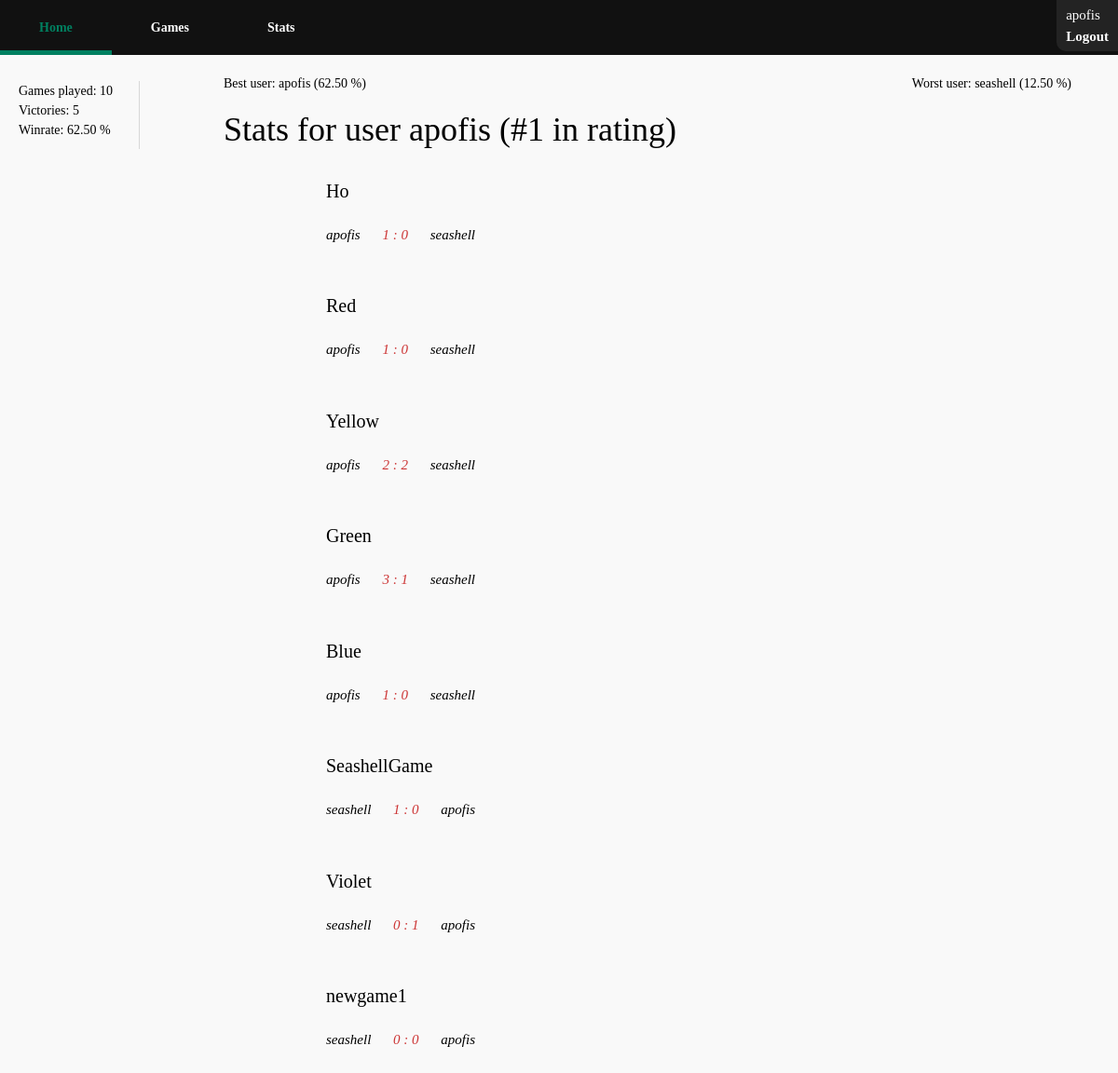
Screenshot of /stats/ (signed in) with the database file from the repository.
### testapp/models.py (models this page shows)
class Game(models.Model):
    isCompleted = models.BooleanField(default=False)
    isPublic = models.BooleanField()
    password = models.CharField(max_length=10, null=True)
    gameName = models.CharField(max_length=100, default='NoNameGame')
    ownerID = models.ForeignKey(User, on_delete=models.CASCADE, related_name='owner')
    secondPlayerID =models.ForeignKey(User, on_delete=models.SET_NULL, null=True, related_name='secondPlayer')
    winnerID = models.ForeignKey(User, on_delete=models.SET_NULL, null=True, related_name='winner')
    ownerScore = models.IntegerField(default=0)
    secondPlayerScore = models.IntegerField(default=0)

### userStatistics/views.py (the view)
# urls.py: path('', views.statsAll, name='Games Stats')
@login_required()
def statsAll(request):
    currentUser = request.user;
    games = Game.objects.filter(Q(ownerID = currentUser) | Q(secondPlayerID = currentUser) )
    wonGames = games.filter(winnerID=currentUser)
    users = User.objects.all()
    rating = list()
    for u in users:
        games1 = Game.objects.filter(isCompleted=True).filter(Q(ownerID=u) | Q(secondPlayerID=u))
        wins = games.filter(winnerID=u).count()
        if games1.count() > 0:
            item = (u, wins / games1.count())
            rating.append(item)
    rating.sort(key=(lambda i: i[1]), reverse=True)
    for r in rating:
        if r[0] == currentUser:
            currUserPlace = rating.index(r) + 1
    return render(
        request,'stats/statsAll.html', { 'currentUser': { 'username': currentUser.get_username,
                                                          'place': currUserPlace,
                                                          'amountGamesPlayed': games.count(),
                                                          'victories': wonGames.count(),
                                                          'winrate': "{0:.2f}".format(
                                                              wonGames.count() * 100 / games.filter(
                                                                  isCompleted=True).count()),
                                                          },
                                         'games': games.exclude(isCompleted=False),
                                         'bestUser': {'user': rating[0][0], 'winrate': "{0:.2f}".format(rating[0][1] * 100)},
                                         'worstUser': {'user': rating[-1][0], 'winrate': "{0:.2f}".format(rating[-1][1] * 100)}}
    )

### templates/stats/statsAll.html (shortened to what this page needs)
{% extends "base_generic.html" %}
{% block aside %}
    <aside id="gamenav">
        <ul>
            <li>Games played: {{ currentUser.amountGamesPlayed }}</li>
            <li>Victories: {{ currentUser.victories }}</li>
            <li>Winrate: {{ currentUser.winrate }} %</li>
        </ul>
    </aside>
{% endblock %}
{% block content %}
    <div id="allgames-top">
        <span id="allgames-top-create">Best user: {{ bestUser.user.get_username }} ({{ bestUser.winrate }} %)</span>
        <span id="allgames-top-stats">Worst user: {{ worstUser.user.get_username }} ({{ worstUser.winrate }} %)</span>
    </div>
    <h1>Stats for user {{ currentUser.username }} (#{{ currentUser.place }} in rating)</h1>
    <div id="oldmoves-container">
    <ul id="oldmoves-list">
            {% for game in games %}
            <li class="notification-item">
                <div>{{ game.gameName }}</div> <br/>
                <span>
                    <p class="player">{{ game.ownerID.username }} </p>
                    <p id="score">{{ game.ownerScore }} : {{ game.secondPlayerScore }} </p>
                    <p class="player">{{ game.secondPlayerID.username }}</p>
                </span>
            </li>
            {% endfor %}
        </ul>
    </div>
{% endblock %}

### templates/base_generic.html (shortened to what this page needs)
<!DOCTYPE html>
<html lang="en">
<head>
  <link rel="stylesheet" href="https://maxcdn.bootstrapcdn.com/bootstrap/3.3.7/css/bootstrap.min.css">
  {% load static %}
  <link rel="stylesheet" href="{% static '../static/css/styles.css' %}">
</head>
<body>
      <nav>
      <ul>
          <li><a href="{% url 'Home' %}">Home</a></li>
          <li><a href="{% url 'All Games' %}">Games</a></li>
          <li><a href="{% url 'Games Stats' %}">Stats</a></li>
      </ul>
          <div id="user">
        {% if user.is_authenticated %}
            <div id="username">{{ user.get_username }}</div>
              <a href="{% url 'logout'%}?next=/accounts/login">Logout</a>
          {% else %}
             <div><a href="{% url 'login'%}?next={{request.path}}">Login</a></div>
            {% endif %}
    </div>
      </nav>
      {% block aside %}{% endblock %}
      <main>
      {% block content %}{% endblock %}
      </main>
</body>
</html>

### static/css/styles.css (style rules this page uses)
:root { --main-bg-color: #f9f9f9; --em-color: #008060; --em-color-red: #CC3434; }
body { display: table; font-family: Verdana, fantasy; border: 0; padding: 0; margin: 0; border-style: none; background-color: var(--main-bg-color); color: black; width: 100%; line-height: 1.5; }
#user { width: auto; border-radius: 0 0 0 10px; position: fixed; font-size: 15px; color: white; padding: 5px; padding-left: 10px; padding-right: 10px; top: 0; right: 0; border: none; background-color: rgba(55,55,55,0.5); }
#user a { color: white; }
aside { display: inline-block; }
nav { display: table-row-group; width: 100%; margin-bottom: 0; }
nav ul { position: -webkit-sticky; position: sticky; top: 0; list-style-type: none; margin: 0; padding: 0; overflow: hidden; background-color: #111111; }
nav ul li { float: left; }
nav ul li a { color: white; }
nav ul li a:link { display: block; background-color: #111111; padding: 3em; padding-top: 1em; padding-bottom: 1em; text-decoration: none; border:0; border-top: 5px; border-bottom: 5px; border-style: solid; border-color: #111; }
.notification-item { display: block; }
.availableGame, .notification-item { padding: 20px; display: inline-block; float: left; border: var(--main-bg-color); }
.notification-item { display: block; float: none; }
.notification-item div { display: block; }
.availableGame div, .notification-item div, .notification-item a div div, .notification-item div div { font-size: 20px; }
.availableGame, .notification-item span, .notification-item a div span, .notification-item div span { font-size: 15px; font-style: italic; }
#gamenav { float: left; margin-top: 2em; padding-right: 2em; border-right-width: thin; border-right-color: #d7d7d7; border-right-style: solid; }
#gamenav ul { list-style-type: none; padding-left: 20px; }
#allgames-top-stats { position: fixed; right: 50px; }
#oldmoves-container { padding-left: 50px; }
#oldmoves-list { list-style-type: none; }
main { display: block; padding: 0; margin: auto; margin-top: 20px; margin-left: 20%; }
.player { display: inline-block; }
#score { display: inline-block; margin: auto 20px; color: var(--em-color-red); }
a { font-weight: bolder; color: black; }

### rows the page displays
Game: gameName "Ho", ownerID.username "apofis", ownerScore "1", secondPlayerScore "0", secondPlayerID.username "seashell"
Game: gameName "Red", ownerID.username "apofis", ownerScore "1", secondPlayerScore "0", secondPlayerID.username "seashell"
Game: gameName "Yellow", ownerID.username "apofis", ownerScore "2", secondPlayerScore "2", secondPlayerID.username "seashell"
Game: gameName "Green", ownerID.username "apofis", ownerScore "3", secondPlayerScore "1", secondPlayerID.username "seashell"
Game: gameName "Blue", ownerID.username "apofis", ownerScore "1", secondPlayerScore "0", secondPlayerID.username "seashell"
Game: gameName "SeashellGame", ownerID.username "seashell", ownerScore "1", secondPlayerScore "0", secondPlayerID.username "apofis"
Game: gameName "Violet", ownerID.username "seashell", ownerScore "0", secondPlayerScore "1", secondPlayerID.username "apofis"
Game: gameName "newgame1", ownerID.username "seashell", ownerScore "0", secondPlayerScore "0", secondPlayerID.username "apofis"

### other values shown
{{ user.get_username }} "apofis"
{{ currentUser.amountGamesPlayed }} "10"
{{ currentUser.victories }} "5"
{{ currentUser.winrate }} "62.50"
{{ bestUser.user.get_username }} "apofis"
{{ bestUser.winrate }} "62.50"
{{ worstUser.user.get_username }} "seashell"
{{ worstUser.winrate }} "12.50"
{{ currentUser.username }} "apofis"
{{ currentUser.place }} "1"
